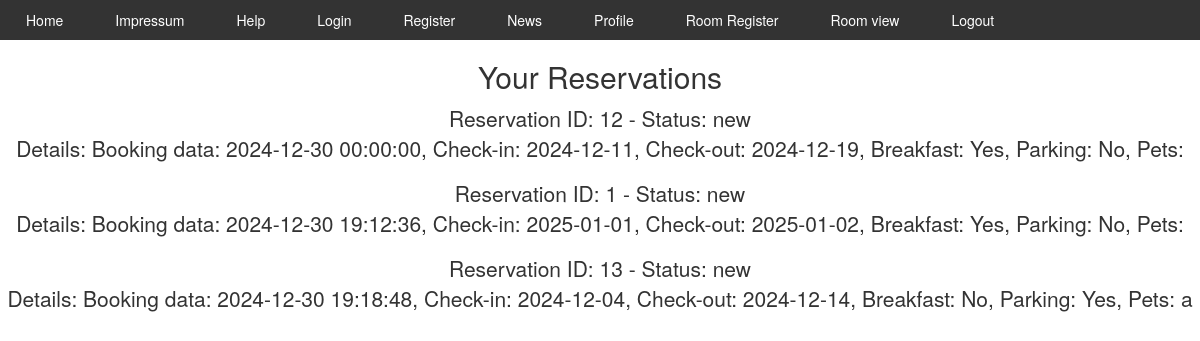
Screenshot of /inc/view_room.php (signed in) with the database file from the repository.
### tables this page shows
CREATE TABLE `rooms` (
  `checkin` date NOT NULL,
  `checkout` date NOT NULL,
  `breakfast` varchar(10) NOT NULL,
  `parking` varchar(10) NOT NULL,
  `pets` varchar(100) NOT NULL,
  `id` int NOT NULL,
  `status` varchar(10) NOT NULL,
  `date` datetime NOT NULL,
  `email` varchar(30) NOT NULL
);

### inc/view_room.php (the view, shortened to what this page needs)
<?php
$tableName = 'rooms';
require_once('../config/dbaccess.php');
$db_obj = new mysqli($host, $user, $password, $database);
include 'navigation.php';
echo "<h2>Your Reservations</h2>";
if ($_SESSION['isAdmin']) {
    $sql = "SELECT * FROM $tableName";
} else {
    $email = $_SESSION['user_logged_in'];
    $sql = "SELECT * FROM $tableName WHERE email='$email'";
}
$result = $db_obj->query($sql);
$rows = [];
while ($row = $result->fetch_array(MYSQLI_ASSOC)) {
    $rows[] = $row;
}
if (!empty($rows)) {
    foreach ($rows as $row) {
        echo "<p>Reservation ID: " . $row['id'] . " - Status: {$row['status']}<br>";
        echo "Details: Booking data: {$row['date']}, Check-in: {$row['checkin']}, Check-out: {$row['checkout']}, Breakfast: {$row['breakfast']}, Parking: {$row['parking']}, Pets: {$row['pets']}</p>";
    }
} else {
    echo "<p>No reservations found.</p>";
}
?>

### inc/navigation.php (shortened to what this page needs)
<?php
$currentDir = dirname($_SERVER['SCRIPT_FILENAME']);
if (strpos($currentDir, 'inc') !== false) {
    $cssPath = '../';
    $menuPath = '';
} else {
    $cssPath = '';
    $menuPath = 'inc/';
}
$isLoggedIn = isset($_SESSION['user_logged_in']);
$isAdmin = isset($_SESSION['isAdmin']) === true;
?>
<!DOCTYPE html>
<html>
<head>
    <link rel="stylesheet" href="<?php echo $cssPath; ?>res/css/navigation.css">
    <link rel="stylesheet" href="https://maxcdn.bootstrapcdn.com/bootstrap/3.4.1/css/bootstrap.min.css">
</head>
<body>
    <div— class="jumbotron text-center">
        <nav>
            <ul>
                <li><a href="<?php echo $cssPath; ?>index.php">Home</a></li>
                <li><a href="<?php echo $menuPath; ?>impressum.php">Impressum</a></li>
                <li><a href="<?php echo $menuPath; ?>help.php">Help</a></li>
                <li><a href="<?php echo $menuPath; ?>login.php">Login</a></li>
                <li><a href="<?php echo $menuPath; ?>register.php">Register</a></li>
                <li><a href="<?php echo $menuPath; ?>news.php">News</a></li>
                <?php if ($isLoggedIn || $isAdmin): ?>
                    <li><a href="<?php echo $menuPath; ?>profile.php">Profile</a></li>
                    <li><a href="<?php echo $menuPath; ?>room_reg.php">Room Register</a></li>
                    <li><a href="<?php echo $menuPath; ?>view_room.php">Room view</a></li>
                    <li><a href="<?php echo $menuPath; ?>logout.php">Logout</a></li>
                <?php endif; ?>
            </ul>
        </nav>
</body>
</html>

### res/css/navigation.css (style rules this page uses)
nav { background-color: #333; padding: 10px; }
nav ul { list-style-type: none; margin: 0; padding: 0; display: flex; }
nav ul li { margin-right: 20px; }
nav ul li a { color: white; text-decoration: none; padding: 8px 16px; transition: background-color 0.3s; }

### rows the page displays
rooms: id "12", status "new", date "2024-12-30 00:00:00", checkin "2024-12-11", checkout "2024-12-19", breakfast "Yes", parking "No"
rooms: id "1", status "new", date "2024-12-30 19:12:36", checkin "2025-01-01", checkout "2025-01-02", breakfast "Yes", parking "No"
rooms: id "13", status "new", date "2024-12-30 19:18:48", checkin "2024-12-04", checkout "2024-12-14", breakfast "No", parking "Yes", pets "a"
